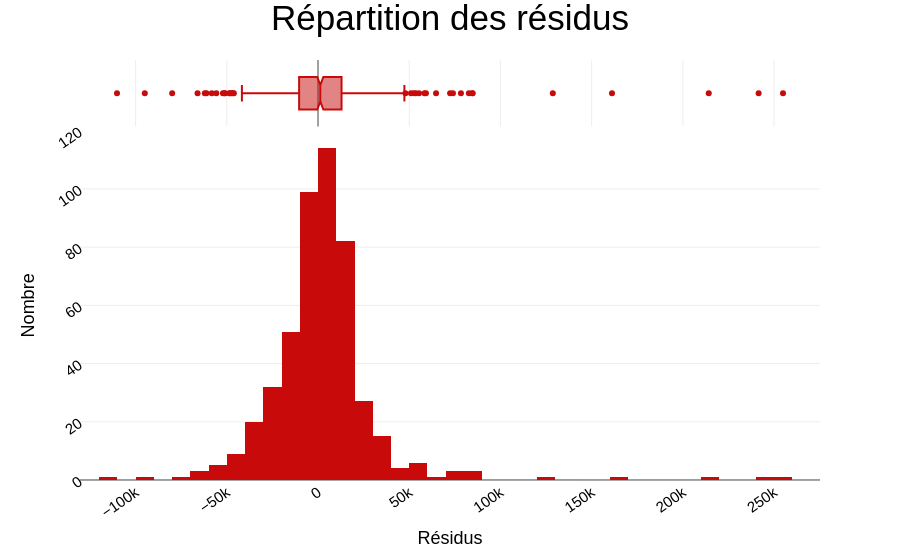

Notebook code for this chart:
### Markdown cell above
#### Forme des résidus

### Code cell
residuals_density = px.histogram(
    df_test, x="residus", marginal="box", color_discrete_sequence=[rouge]
)

residuals_density.update_layout(
    title_text="Répartition des résidus",
    xaxis_title=res,
    yaxis_title="Nombre",
    showlegend=False,
)

residuals_density.show()

### Figure 1 — Plotly figure (JSON) as saved in the notebook; plotly's stock layout.template omitted (floating-point values rounded to 4 significant figures; data arrays with more than 128 entries replaced by an {"elided": "..."} marker saying what was removed)
{"data": [{"alignmentgroup": "True", "bingroup": "x", "hovertemplate": "residus=%{x}<br>count=%{y}<extra></extra>", "legendgroup": "", "marker": {"color": "rgb(200, 10, 10)", "pattern": {"shape": ""}}, "name": "", "offsetgroup": "", "orientation": "v", "showlegend": false, "type": "histogram", "x": {"elided": "482 float values"}, "xaxis": "x", "yaxis": "y"}, {"alignmentgroup": "True", "hovertemplate": "residus=%{x}<extra></extra>", "legendgroup": "", "marker": {"color": "rgb(200, 10, 10)"}, "name": "", "notched": true, "offsetgroup": "", "showlegend": false, "type": "box", "x": {"elided": "482 float values"}, "xaxis": "x2", "yaxis": "y2"}], "layout": {"barmode": "relative", "legend": {"tracegroupgap": 0}, "margin": {"t": 60}, "showlegend": false, "title": {"text": "Répartition des résidus"}, "xaxis": {"anchor": "y", "domain": [0, 1], "title": {"text": "Résidus"}}, "xaxis2": {"anchor": "y2", "domain": [0, 1], "matches": "x", "showgrid": true, "showticklabels": false}, "yaxis": {"anchor": "x", "domain": [0, 0.8316], "title": {"text": "Nombre"}}, "yaxis2": {"anchor": "x2", "domain": [0.8416, 1], "matches": "y2", "showgrid": false, "showline": false, "showticklabels": false, "ticks": ""}}}
